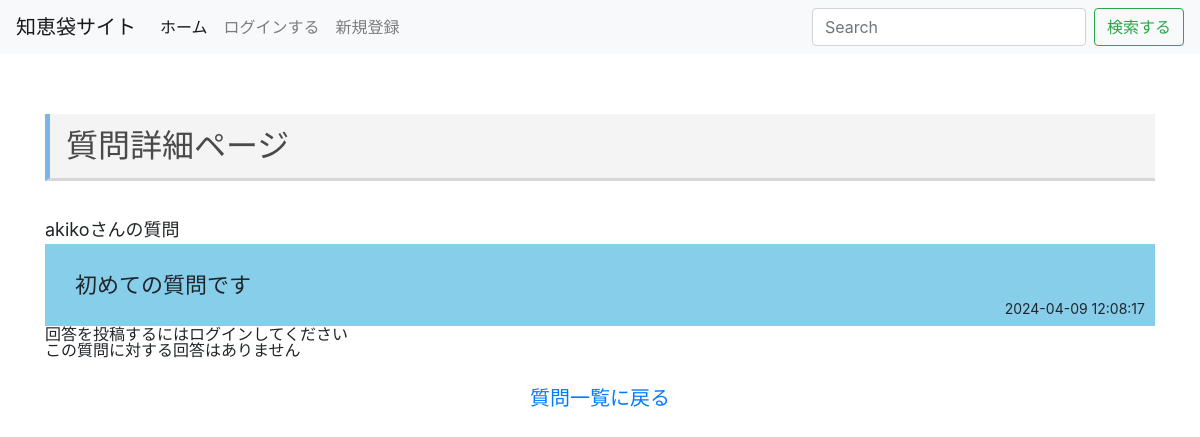
The app's page /question/detail.php?id=1, older data.
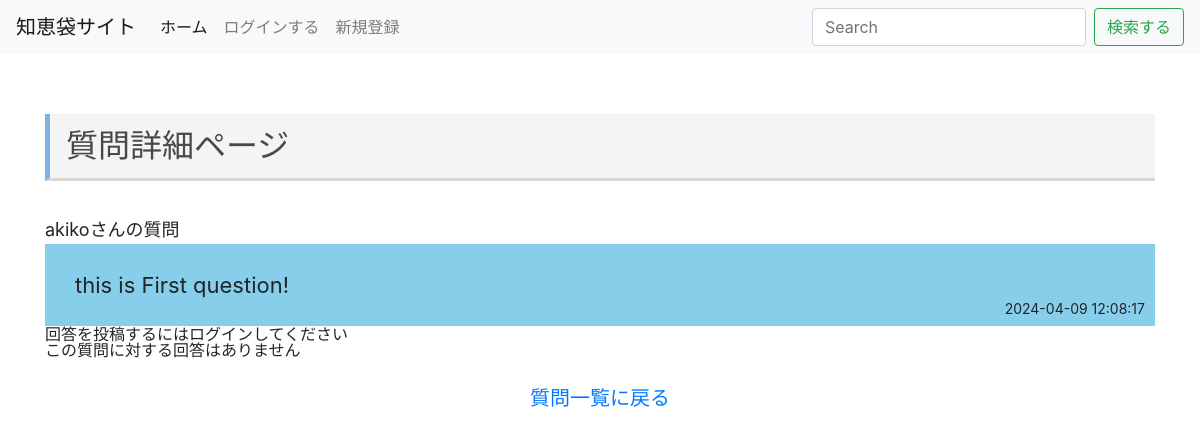
The same page, newer data.
### tables this page shows
CREATE TABLE questions (
    id INT AUTO_INCREMENT PRIMARY KEY,
    user_id VARCHAR(255),
    body TEXT,
    create_date DATETIME,
    update_date TIMESTAMP DEFAULT CURRENT_TIMESTAMP,
    delete_flag BOOLEAN DEFAULT NULL
);

CREATE TABLE users (
    id INT AUTO_INCREMENT PRIMARY KEY,
    username VARCHAR(255),
    password VARCHAR(255),
    nickname VARCHAR(255),
    create_date DATETIME,
    update_date TIMESTAMP DEFAULT CURRENT_TIMESTAMP,
    user_id VARCHAR(255)
);

### question/detail.php (the view, shortened to what this page needs)
<?php
require('../dbconnect.php');
function h($value)
{
    return htmlspecialchars($value, ENT_QUOTES);
}
$statement = $db->prepare('SELECT COUNT(*) FROM answers WHERE question_id = ?');
$statement->execute(array($_REQUEST['id']));
$answers_count = $statement->fetchColumn();
$posts = $db->prepare('SELECT u.username, q.* FROM users u , questions q WHERE u.user_id=q.user_id AND q.id=? ORDER BY q.create_date DESC');
$posts->execute(array($_REQUEST['id']));
$answers = $db->prepare('SELECT u.username, q.*, a.* FROM users u , questions q , answers a WHERE a.question_id=q.id AND q.id=? AND a.user_id = u.user_id  ORDER BY a.create_date ASC');
$answers->execute(array($_REQUEST['id']));
?>
<!doctype html>
<html lang="ja">
<head>
    <link rel="stylesheet" href="https://stackpath.bootstrapcdn.com/bootstrap/4.1.3/css/bootstrap.min.css">
    <link rel="stylesheet" href="style.css">
</head>
<header>
    <nav class="navbar navbar-expand-lg navbar-light bg-light">
        <a class="navbar-brand" href="#">知恵袋サイト</a>
        <div class="collapse navbar-collapse" id="navbarSupportedContent">
            <ul class="navbar-nav mr-auto">
                <li class="nav-item active">
                    <a class="nav-link" href="../index.php">ホーム<span class="sr-only">(current)</span></a>
                </li>
                <?php if (isset($_SESSION['user_id']) && $_SESSION['time'] + 3600 > time()) : ?>
                    <li class="nav-item">
                        <a class="nav-link" href="../users/mypage.php">マイページ</a>
                    </li>
                    <li class="nav-item">
                        <a class="nav-link" href="../logout.php">ログアウトする</a>
                    </li>
                <?php else : ?>
                    <li class="nav-item">
                        <a class="nav-link" href="../login.php">ログインする</a>
                    </li>
                    <li class="nav-item">
                        <a class="nav-link" href="../join/index.php">新規登録</a>
                    </li>
                <?php endif; ?>
            </ul>
            <form class="form-inline my-2 my-lg-0">
                <input class="form-control mr-sm-2" type="search" placeholder="Search" aria-label="Search">
                <button class="btn btn-outline-success my-2 my-sm-0" type="submit">検索する</button>
            </form>
        </div>
    </nav>
</header>
<body>
    <div class="container question">
        <h1>質問詳細ページ</h1>
        <?php if ($post = $posts->fetch()) : ?>
            <div class="detail">
                <p class="detail__name"><?php echo h($post['username']); ?>さんの質問</p>
                <div class="detail__msg-wrap">
                    <p class="detail__msg"><?php echo h($post['body']); ?></p>
                    <span class="detail__day"><?php echo h($post['create_date']); ?></span>
                </div>
            </div>
        <?php else : ?>
            <p class="detail__error">その投稿は削除されたかURLが間違えています。</p>
        <?php endif; ?>
        <?php if (isset($_SESSION['user_id']) && $_SESSION['time'] + 3600 > time()) : ?>
            <?php if ($answers_count > 100) : ?>
                <p class="answer-btn">これ以上回答はできません</p>
            <?php else : ?>
                <a href="/answers/addanswer.php?res=<?php echo h($post['id']); ?>" class="answer-btn">この質問の回答をする</a>
            <?php endif; ?>
        <?php else : ?>
            <p class="answer-btn">回答を投稿するにはログインしてください</p>
        <?php endif; ?>
        <?php if ($answers->rowCount() > 0) : ?>
            <div class="before-answer">
                <h2 class="before-answer-title">質問に対する回答</h2>
            </div>
            <?php while ($answer = $answers->fetch()) : ?>
                <div class="answer__item">
                    <p class="answer__item-name"><?php echo h($answer['username']); ?>さんの回答</p>
                    <div class="answer__item-msg-wrap">
                        <p class="answer__item-msg"><?php echo h($answer['body']); ?></p>
                        <span class="answer__item-day"><?php echo h($answer['create_date']); ?></span>
                    </div>
                </div>
            <?php endwhile; ?>
        <?php else : ?>
            <div class="answer__item-msg-wrap">
                <p class="answer__item-msg">この質問に対する回答はありません</p>
            </div>
        <?php endif; ?>
        <a class="return" href="index.php">質問一覧に戻る</a>
    </div>
</body>
</html>

Row changes from the older to the newer data that the page shows:
changed questions "akiko": body "初めての質問です" → "this is First question!"
